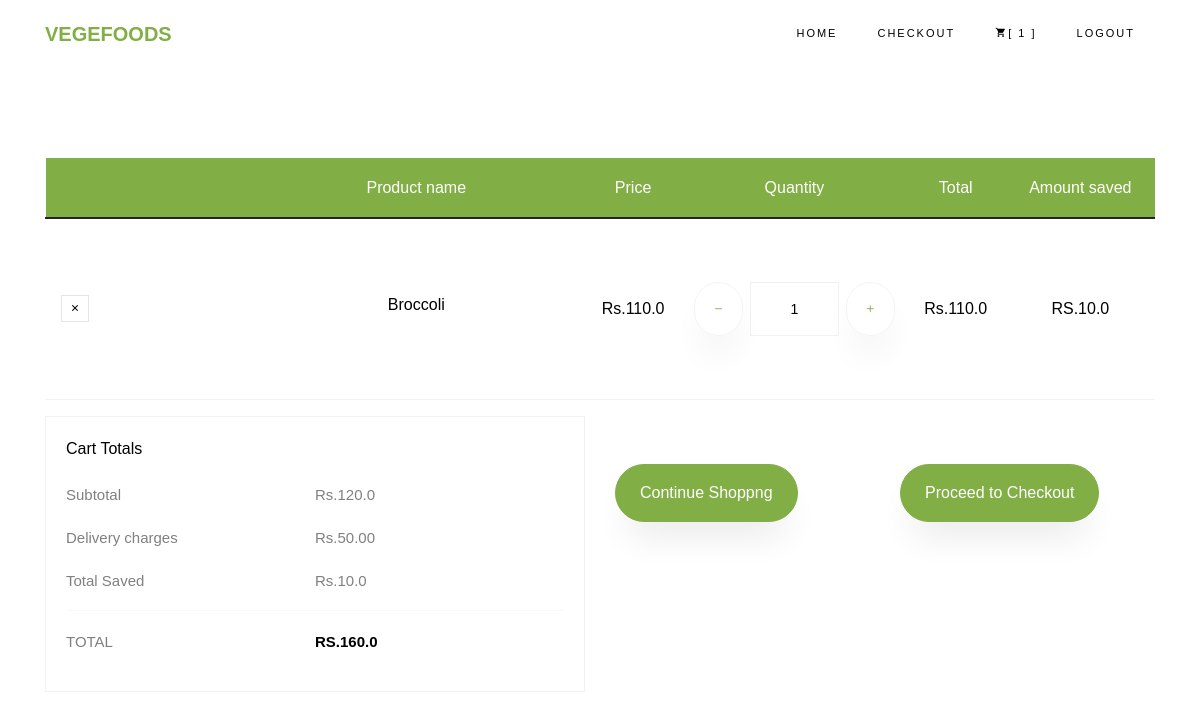
/ordersummary (signed in), run on the app's committed database.
### vegstore/models.py (models this page shows, shortened)
class Customer(AbstractBaseUser):
    email = models.EmailField(verbose_name='email address',unique=True,max_length=100)
    phone = models.CharField(verbose_name='phone number',unique=True,max_length=10)
    username = models.CharField(verbose_name='Name',unique=True,max_length=50,null=True)
    date_created = models.DateTimeField(verbose_name='date created',auto_now_add=True)
    last_login = models.DateTimeField(verbose_name='last login',auto_now=True)
    is_active = models.BooleanField(default=True)
    is_admin = models.BooleanField(default=False)
    is_staff = models.BooleanField(default=False)
    is_superuser = models.BooleanField(default=False)
    USERNAME_FIELD = "email"
    REQUIRED_FIELDS = ['phone','username']
    objects = CustomerManager()

class Order(models.Model):
    user = models.ForeignKey(Customer,
                             on_delete=models.CASCADE,null=True)
    items = models.ManyToManyField(OrderItem,)
    start_date = models.DateTimeField(auto_now_add=True)
    ordered_date = models.DateTimeField()
    ordered = models.BooleanField(default=False)
    order_id = models.CharField(unique=True, max_length=100, null=True, blank=True, default=None)
    shipping_address = models.ForeignKey(
        'Userdetials', related_name='shipping_address', on_delete=models.SET_NULL, blank=True, null=True)
    razorpay_order_id = models.CharField(max_length=500, null=True, blank=True)
    razorpay_payment_id = models.CharField(max_length=500, null=True, blank=True)
    razorpay_signature = models.CharField(max_length=500, null=True, blank=True)
    status = models.CharField(max_length=200,null=True,choices=Category,default='Pending')
    def get_total(self):
        total = 0
        for order_item in self.items.all():
            total += order_item.get_total_item_price()
        return total
    def total_amount(self):
        total = 0
        for order_item in self.items.all():
            total += order_item.get_final_price()
        return total+50
    def get_total_saved(self,):
        total = 0
        for order_item in self.items.all():
            total += order_item.get_amount_saved()
        return total

class OrderItem(models.Model):
    user = models.ForeignKey(settings.AUTH_USER_MODEL,
                             on_delete=models.CASCADE,blank=True,null=True)
    item = models.ForeignKey(Item, on_delete=models.CASCADE)
    ordered = models.BooleanField(default=False)
    quantity = models.IntegerField(default=1)
    status = models.CharField(max_length=200,null=True,choices=Category,default='Pending')
    def get_total_item_price(self):
        return self.quantity * self.item.price
    def get_total_discount_item_price(self):
        if self.item.discount_price==None:
            return self.item.price
        return self.quantity * self.item.discount_price
    def get_final_price(self):
        if self.item.discount_price:
            return self.get_total_discount_item_price()
        return self.get_total_item_price()
    def get_amount_saved(self):
        return (self.get_total_item_price()) -(self.get_total_discount_item_price())

class Item(models.Model):
    title = models.CharField(max_length=100)
    price = models.FloatField()
    discount_price = models.FloatField(blank=True,null=True)
    category = models.CharField(choices=CATEGORY_CHOICES, max_length=1,null=True)
    slug = AutoSlugField(populate_from='title')
    description = models.TextField(null=True)
    images = models.CharField(blank=True,null=True,max_length=100000)
    image = models.ImageField(blank=True,null=True)
    def get_remove_from_cart_url(self):
        return reverse("remove_from_cart",kwargs={
            'slug': self.slug
        })

### vegstore/views.py (the view)
# urls.py: path('ordersummary', OrderSummaryView.as_view(), name='ordersummary'),
class OrderSummaryView(LoginRequiredMixin, View):
    login_url = '/login'
    redirect_field_name = None
    def get(self, *args, **kwargs):
        try:
            order = Order.objects.get(user=self.request.user, ordered=False)
            order_item = OrderItem.objects.filter(
                user=self.request.user,
                ordered=False,
            )
            context = {
                'object': order,
                'oops': order_item,
            }
            return render(self.request, 'cart.html', context)
        except ObjectDoesNotExist:
            messages.warning(self.request, "You do not have an active order")
            return redirect("/")

### vegstore/templatetags/cart_count.py (called while the page is built)
@register.filter
def cart_item_count(user):
    if user.is_authenticated:
        qs = Order.objects.filter(user=user, ordered=False)
        if qs.exists():
            return qs[0].items.count()
    return 0

### templates/cart.html
    {% extends 'base.html' %}
    {% block content %}
	{% include 'navbar.html' %}
	{% if oops %}
  <body class="goto-here">
    <section class="ftco-section ftco-cart">
			<div class="container">
				<div class="row">
    			<div class="col-md-12">
    				<div class="cart-list">
	    				<table class="table">
						    <thead class="thead-primary">
						      <tr class="text-center">
						        <th>&nbsp;</th>
						        <th>&nbsp;</th>
						        <th>Product name</th>
						        <th>Price</th>
						        <th>Quantity</th>
						        <th>Total</th>
						        <th>Amount saved</th>
						      </tr>
						    </thead>
						    <tbody>
							{% for order_item in object.items.all %}
						      <tr class="text-center">
						        <td class="product-remove"><a href="{{ order_item.item.get_remove_from_cart_url }}"><span class="ion-ios-close"></span></a></td>
						        <td class="image-prod"><div class="img" style="background-image:url({{order_item.item.images}});"></div></td>
						        <td class="product-name">
						        	<h3>{{ order_item.item.title }}</h3>
						        </td>
								  {% if order_item.item.discount_price %}
						        <td class="price">Rs.{{ order_item.item.discount_price }}</td>
								  {% else %}
						        <td class="price">Rs.{{ order_item.item.price }}</td>
								  {% endif %}
						        <td class="quantity">
						        	<div class="input-group mb-3 mt-3">
										<a href="{% url 'decrease_item_quantity' order_item.item.slug %}">
	                	                    <button type="button" class="quantity-left-minus btn mr-2"  data-type="minus" data-field="">
	                    <i class="ion-ios-remove"></i>
	                	</button>
										</a>
										<p name="quantity" class=" py-3  form-control input-number  ">{{ order_item.quantity }}</p>
										<a href="{% url 'increase_item_quantity' order_item.item.slug %}">
											<button type="button" class="quantity-right-plus btn ml-2" data-type="plus" data-field="">
	                     <i class="ion-ios-add"></i>
	                     </button>
										</a>
					          	</div>
					          </td>
						         {% if order_item.item.discount_price %}
								  <td class="total">Rs.{{ order_item.get_total_discount_item_price }}</td>
						          <td class="total">RS.{{ order_item.get_amount_saved }}</td>
								  {% else %}
						        <td class="total">Rs.{{ order_item.get_total_item_price }}</td>
								  {% endif %}
						      </tr>
							 {% endfor %}
						    </tbody>
						  </table>
					  </div>
    			</div>
    		</div>
    		<div class="row justify-content-end">
				<div class="col-6 cart-wrap ">
    				<div class="cart-total mb-3">
    					<h3>Cart Totals</h3>
    					<p class="d-flex">
    						<span>Subtotal</span>
    						<span>Rs.{{ object.get_total }}</span>
    					</p>
    					<p class="d-flex">
    						<span>Delivery charges</span>
    						<span>Rs.50.00</span>
    					</p>
    					<p class="d-flex">
    						<span>Total Saved</span>
    						<span>Rs.{{ object.get_total_saved }}</span>
    					</p>
    					<hr>
    					<p class="d-flex total-price">
    						<span>Total</span>
    						<span>Rs.{{ object.total_amount }}</span>
    					</p>
    				</div>
    			</div>
    			<div class="col-3 mt-5 cart-wrap ">
					<p><a href="{% url 'home'%}" class="btn btn-primary py-3 px-4">Continue Shoppng</a></p>
    			</div>
    			<div class="col-3 mt-5 cart-wrap">
					<p><a href="{% url 'checkout'%}" class="btn btn-primary py-3 px-4">Proceed to Checkout</a></p>
    			</div>
    		</div>
			</div>
		</section>
{% else %}
	<h1>You Don't have any active order</h1>
	{% endif %}
                {% endblock %}

### templates/base.html (shortened to what this page needs)
{% load static %}
<html lang="en">
  <head>
    <link href="https://cdn.jsdelivr.net/npm/bootstrap@5.1.3/dist/css/bootstrap.min.css" rel="stylesheet">
    <link href="{% static 'css/style.css' %}" rel="stylesheet">
    <link rel="stylesheet" href="{% static 'css/ionicons.min.css' %}">
    <link rel="stylesheet" href="{% static 'css/icomoon.css' %}">
  </head>
  <body class="goto-here">
          {% block content %}
         {% endblock %}
  </body>
</html>

### templates/navbar.html (shortened to what this page needs)
    {% extends 'base.html' %}
 {% load cart_count %}
    {% block content %}
        <nav class="navbar navbar-expand-lg navbar-dark ftco_navbar bg-dark ftco-navbar-light" id="ftco-navbar">
	    <div class="container">
	      <a class="navbar-brand" href="{% url 'home' %}">Vegefoods</a>
	      <div class="collapse navbar-collapse" id="ftco-nav">
	        <ul class="navbar-nav ml-auto">
                {% if request.user.is_authenticated %}
	          <li class="nav-item active"><a href="/" class="nav-link">Home</a></li>
	          <li class="nav-item active"><a href="{% url 'checkout' %}" class="nav-link">Checkout</a></li>
	          <li class="nav-item cta cta-colored"><a href="{% url 'ordersummary' %}" class="nav-link"><span class="icon-shopping_cart"></span>[ {{ request.user|cart_item_count }} ]</a></li>
	          <li class="nav-item active"><a href="{% url 'logout' %}" class="nav-link">LogOut</a></li>
               {% else %}
	          <li class="nav-item active"><a href="{% url 'login' %}" class="nav-link">Login</a></li>
               {% endif %}
	        </ul>
	      </div>
	    </div>
	  </nav>
    {% endblock  %}

### static/css/icomoon.css (style rules this page uses)
[class^="icon-"], [class*=" icon-"] { font-family: 'icomoon' !important; speak: none; font-style: normal; font-weight: normal; font-variant: normal; text-transform: none; line-height: 1; -webkit-font-smoothing: antialiased; -moz-osx-font-smoothing: grayscale; }
.icon-shopping_cart:before { content: "\e8cc"; }

### data on the page
Customer: user|cart_item_count "1"
OrderItem: item "Broccoli", item.discount_price "110.0", quantity "1", get_total_discount_item_price "110.0", get_amount_saved "10.0"
Order: get_total "120.0", get_total_saved "10.0", total_amount "160.0"
